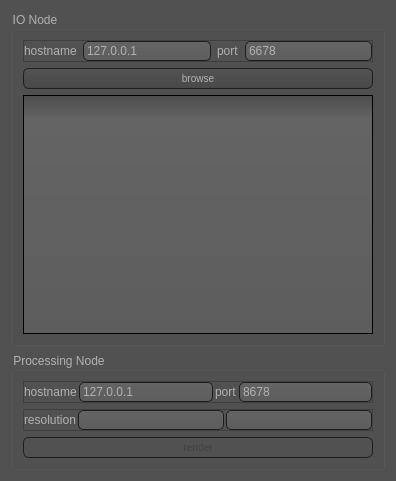
<?xml version="1.0" encoding="UTF-8"?>
<ui version="4.0">
 <class>connectionSettings</class>
 <widget class="QWidget" name="connectionSettings">
  <property name="geometry">
   <rect>
    <x>0</x>
    <y>0</y>
    <width>396</width>
    <height>481</height>
   </rect>
  </property>
  <property name="windowTitle">
   <string>Form</string>
  </property>
  <property name="styleSheet">
   <string notr="true">QToolTip
{
     border: 1px solid black;
     background-color: #8c8c8c;
     padding: 1px;
     border-radius: 3px;
     opacity: 100;
}

QWidget
{
    color: #b1b1b1;
    background-color: #515151;
}

QWidget:item:hover
{
    background-color: QLinearGradient( x1: 0, y1: 0, x2: 0, y2: 1, stop: 0 #8c8c8c, stop: 1 #b3b3b3);
    color: #000000;
}

QWidget:item:selected
{
    background-color: QLinearGradient( x1: 0, y1: 0, x2: 0, y2: 1, stop: 0 #8c8c8c, stop: 1 #8c8c8c);
}

QMenuBar::item
{
    background: transparent;
}

QMenuBar::item:selected
{
    background: transparent;
    border: 1px solid #8c8c8c;
}

QMenuBar::item:pressed
{
    background: #444;
    border: 1px solid #000;
    background-color: QLinearGradient(
        x1:0, y1:0,
        x2:0, y2:1,
        stop:1 #212121,
        stop:0.4 #343434/*,
        stop:0.2 #343434,
        stop:0.1 #8c8c8c*/
    );
    margin-bottom:-1px;
    padding-bottom:1px;
}

QMenu
{
    border: 1px solid #000;
}

QMenu::item
{
    padding: 2px 20px 2px 20px;
}

QMenu::item:selected
{
    color: #000000;
}

QWidget:disabled
{
    color: #404040;
    background-color: #515151;
}

QAbstractItemView
{
    background-color: QLinearGradient( x1: 0, y1: 0, x2: 0, y2: 1, stop: 0 #4d4d4d, stop: 0.1 #646464, stop: 1 #5d5d5d);
}

QWidget:focus
{
    /*border: 2px solid QLinearGradient( x1: 0, y1: 0, x2: 0, y2: 1, stop: 0 #8c8c8c, stop: 1 #8c8c8c);*/
}

QLineEdit
{
    background-color: QLinearGradient( x1: 0, y1: 0, x2: 0, y2: 1, stop: 0 #4d4d4d, stop: 0 #646464, stop: 1 #5d5d5d);
    padding: 1px;
    border-style: solid;
    border: 1px solid #1e1e1e;
    border-radius: 5;
}

QPushButton
{
    color: #b1b1b1;
    background-color: QLinearGradient( x1: 0, y1: 0, x2: 0, y2: 1, stop: 0 #565656, stop: 0.1 #525252, stop: 0.5 #4e4e4e, stop: 0.9 #4a4a4a, stop: 1 #464646);
    border-width: 1px;
    border-color: #1e1e1e;
    border-style: solid;
    border-radius: 6;
    padding: 3px;
    font-size: 10px;
    padding-left: 5px;
    padding-right: 5px;
}

QPushButton:pressed
{
    background-color: QLinearGradient( x1: 0, y1: 0, x2: 0, y2: 1, stop: 0 #2d2d2d, stop: 0.1 #2b2b2b, stop: 0.5 #292929, stop: 0.9 #282828, stop: 1 #252525);
}

QComboBox
{
    selection-background-color: #8c8c8c;
    background-color: QLinearGradient( x1: 0, y1: 0, x2: 0, y2: 1, stop: 0 #565656, stop: 0.1 #525252, stop: 0.5 #4e4e4e, stop: 0.9 #4a4a4a, stop: 1 #464646);
    border-style: solid;
    border: 1px solid #1e1e1e;
    border-radius: 5;
}

QComboBox:hover,QPushButton:hover
{
    border: 2px solid QLinearGradient( x1: 0, y1: 0, x2: 0, y2: 1, stop: 0 #8c8c8c, stop: 1 #8c8c8c);
}


QComboBox:on
{
    padding-top: 3px;
    padding-left: 4px;
    background-color: QLinearGradient( x1: 0, y1: 0, x2: 0, y2: 1, stop: 0 #2d2d2d, stop: 0.1 #2b2b2b, stop: 0.5 #292929, stop: 0.9 #282828, stop: 1 #252525);
    selection-background-color: #8c8c8c;
}

QComboBox QAbstractItemView
{
    border: 2px solid darkgray;
    selection-background-color: QLinearGradient( x1: 0, y1: 0, x2: 0, y2: 1, stop: 0 #8c8c8c, stop: 1 #8c8c8c);
}

QComboBox::drop-down
{
     subcontrol-origin: padding;
     subcontrol-position: top right;
     width: 15px;

     border-left-width: 0px;
     border-left-color: darkgray;
     border-left-style: solid; /* just a single line */
     border-top-right-radius: 3px; /* same radius as the QComboBox */
     border-bottom-right-radius: 3px;
 }

QGroupBox:focus
{
border: 2px solid QLinearGradient( x1: 0, y1: 0, x2: 0, y2: 1, stop: 0 #8c8c8c, stop: 1 #8c8c8c);
}

QTextEdit:focus
{
    border: 2px solid QLinearGradient( x1: 0, y1: 0, x2: 0, y2: 1, stop: 0 #8c8c8c, stop: 1 #8c8c8c);
}

QScrollBar:horizontal {
     border: 1px solid #222222;
     background: QLinearGradient( x1: 0, y1: 0, x2: 0, y2: 1, stop: 0.0 #121212, stop: 0.2 #282828, stop: 1 #484848);
     height: 7px;
     margin: 0px 16px 0 16px;
}

QScrollBar::handle:horizontal
{
      background: QLinearGradient( x1: 0, y1: 0, x2: 1, y2: 0, stop: 0 #8c8c8c, stop: 0.5 #8c8c8c, stop: 1 #8c8c8c);
      min-height: 20px;
      border-radius: 2px;
}

QScrollBar::add-line:horizontal {
      border: 1px solid #1b1b19;
      border-radius: 2px;
      background: QLinearGradient( x1: 0, y1: 0, x2: 1, y2: 0, stop: 0 #8c8c8c, stop: 1 #8c8c8c);
      width: 14px;
      subcontrol-position: right;
      subcontrol-origin: margin;
}

QScrollBar::sub-line:horizontal {
      border: 1px solid #1b1b19;
      border-radius: 2px;
      background: QLinearGradient( x1: 0, y1: 0, x2: 1, y2: 0, stop: 0 #8c8c8c, stop: 1 #8c8c8c);
      width: 14px;
     subcontrol-position: left;
     subcontrol-origin: margin;
}

QScrollBar::right-arrow:horizontal, QScrollBar::left-arrow:horizontal
{
      border: 1px solid black;
      width: 1px;
      height: 1px;
      background: white;
}

QScrollBar::add-page:horizontal, QScrollBar::sub-page:horizontal
{
      background: none;
}

QScrollBar:vertical
{
      background: QLinearGradient( x1: 0, y1: 0, x2: 1, y2: 0, stop: 0.0 #121212, stop: 0.2 #282828, stop: 1 #484848);
      width: 7px;
      margin: 16px 0 16px 0;
      border: 1px solid #222222;
}

QScrollBar::handle:vertical
{
      background: QLinearGradient( x1: 0, y1: 0, x2: 0, y2: 1, stop: 0 #8c8c8c, stop: 0.5 #8c8c8c, stop: 1 #8c8c8c);
      min-height: 20px;
      border-radius: 2px;
}

QScrollBar::add-line:vertical
{
      border: 1px solid #1b1b19;
      border-radius: 2px;
      background: QLinearGradient( x1: 0, y1: 0, x2: 0, y2: 1, stop: 0 #8c8c8c, stop: 1 #8c8c8c);
      height: 14px;
      subcontrol-position: bottom;
      subcontrol-origin: margin;
}

QScrollBar::sub-line:vertical
{
      border: 1px solid #1b1b19;
      border-radius: 2px;
      background: QLinearGradient( x1: 0, y1: 0, x2: 0, y2: 1, stop: 0 #8c8c8c, stop: 1 #8c8c8c);
      height: 14px;
      subcontrol-position: top;
      subcontrol-origin: margin;
}

QScrollBar::up-arrow:vertical, QScrollBar::down-arrow:vertical
{
      border: 1px solid black;
      width: 1px;
      height: 1px;
      background: white;
}


QScrollBar::add-page:vertical, QScrollBar::sub-page:vertical
{
      background: none;
}

QTextEdit
{
    background-color: #242424;
}

QPlainTextEdit
{
    background-color: #242424;
}

QHeaderView::section
{
    background-color: QLinearGradient(x1:0, y1:0, x2:0, y2:1, stop:0 #616161, stop: 0.5 #505050, stop: 0.6 #434343, stop:1 #656565);
    color: white;
    padding-left: 4px;
    border: 1px solid #6c6c6c;
}

QCheckBox:disabled
{
color: #414141;
}

QDockWidget::title
{
    text-align: center;
    spacing: 3px; /* spacing between items in the tool bar */
    background-color: QLinearGradient(x1:0, y1:0, x2:0, y2:1, stop:0 #515151, stop: 0.5 #242424, stop:1 #515151);
}

QDockWidget::close-button, QDockWidget::float-button
{
    text-align: center;
    spacing: 1px; /* spacing between items in the tool bar */
    background-color: QLinearGradient(x1:0, y1:0, x2:0, y2:1, stop:0 #515151, stop: 0.5 #242424, stop:1 #515151);
}

QDockWidget::close-button:hover, QDockWidget::float-button:hover
{
    background: #242424;
}

QDockWidget::close-button:pressed, QDockWidget::float-button:pressed
{
    padding: 1px -1px -1px 1px;
}

QMainWindow::separator
{
    background-color: QLinearGradient(x1:0, y1:0, x2:0, y2:1, stop:0 #161616, stop: 0.5 #151515, stop: 0.6 #212121, stop:1 #343434);
    color: white;
    padding-left: 4px;
    border: 1px solid #4c4c4c;
    spacing: 3px; /* spacing between items in the tool bar */
}

QMainWindow::separator:hover
{

    background-color: QLinearGradient(x1:0, y1:0, x2:0, y2:1, stop:0 #8c8c8c, stop:0.5 #b56c17 stop:1 #8c8c8c);
    color: white;
    padding-left: 4px;
    border: 1px solid #6c6c6c;
    spacing: 3px; /* spacing between items in the tool bar */
}

QMenu::separator
{
    height: 2px;
    background-color: QLinearGradient(x1:0, y1:0, x2:0, y2:1, stop:0 #161616, stop: 0.5 #151515, stop: 0.6 #212121, stop:1 #343434);
    color: white;
    padding-left: 4px;
    margin-left: 10px;
    margin-right: 5px;
}

QProgressBar
{
    border: 2px solid grey;
    border-radius: 5px;
    text-align: center;
}

QProgressBar::chunk
{
    background-color: #8c8c8c;
    width: 2.15px;
    margin: 0.5px;
}

QTabBar::tab {
    color: #b1b1b1;
    border: 1px solid #444;
    border-bottom-style: none;
    background-color: #515151;
    padding-left: 10px;
    padding-right: 10px;
    padding-top: 3px;
    padding-bottom: 2px;
    margin-right: -1px;
}

QTabWidget::pane {
    border: 1px solid #444;
    top: 1px;
}

QTabBar::tab:last
{
    margin-right: 0; /* the last selected tab has nothing to overlap with on the right */
    border-top-right-radius: 3px;
}

QTabBar::tab:first:!selected
{
 margin-left: 0px; /* the last selected tab has nothing to overlap with on the right */


    border-top-left-radius: 3px;
}

QTabBar::tab:!selected
{
    color: #b1b1b1;
    border-bottom-style: solid;
    margin-top: 3px;
    background-color: QLinearGradient(x1:0, y1:0, x2:0, y2:1, stop:1 #212121, stop:.4 #343434);
}

QTabBar::tab:selected
{
    border-top-left-radius: 3px;
    border-top-right-radius: 3px;
    margin-bottom: 0px;
}

QTabBar::tab:!selected:hover
{
    /*border-top: 2px solid #8c8c8c;
    padding-bottom: 3px;*/
    border-top-left-radius: 3px;
    border-top-right-radius: 3px;
    background-color: QLinearGradient(x1:0, y1:0, x2:0, y2:1, stop:1 #212121, stop:0.4 #343434, stop:0.2 #343434, stop:0.1 #8c8c8c);
}

QRadioButton::indicator:checked, QRadioButton::indicator:unchecked{
    color: #b1b1b1;
    background-color: #515151;
    border: 1px solid #b1b1b1;
    border-radius: 6px;
}

QRadioButton::indicator:checked
{
    background-color: qradialgradient(
        cx: 0.5, cy: 0.5,
        fx: 0.5, fy: 0.5,
        radius: 1.0,
        stop: 0.25 #8c8c8c,
        stop: 0.3 #515151
    );
}

QCheckBox::indicator{
    color: #b1b1b1;
    background-color: #515151;
    border: 1px solid #b1b1b1;
    width: 9px;
    height: 9px;
}

QRadioButton::indicator
{
    border-radius: 6px;
}

QRadioButton::indicator:hover, QCheckBox::indicator:hover
{
    border: 1px solid #8c8c8c;
}

QCheckBox::indicator:disabled, QRadioButton::indicator:disabled
{
    border: 1px solid #444;
}
</string>
  </property>
  <layout class="QGridLayout" name="gridLayout">
   <item row="1" column="0">
    <widget class="QGroupBox" name="io_groupBox">
     <property name="title">
      <string>IO Node</string>
     </property>
     <layout class="QVBoxLayout" name="verticalLayout">
      <item>
       <widget class="QFrame" name="frame">
        <property name="frameShape">
         <enum>QFrame::StyledPanel</enum>
        </property>
        <property name="frameShadow">
         <enum>QFrame::Raised</enum>
        </property>
        <layout class="QGridLayout" name="gridLayout_3">
         <property name="leftMargin">
          <number>0</number>
         </property>
         <property name="topMargin">
          <number>0</number>
         </property>
         <property name="rightMargin">
          <number>0</number>
         </property>
         <property name="bottomMargin">
          <number>0</number>
         </property>
         <item row="0" column="0">
          <widget class="QLabel" name="label">
           <property name="text">
            <string>hostname</string>
           </property>
          </widget>
         </item>
         <item row="0" column="1">
          <widget class="QLineEdit" name="io_hostname">
           <property name="text">
            <string>127.0.0.1</string>
           </property>
          </widget>
         </item>
         <item row="0" column="2">
          <widget class="QLabel" name="label_2">
           <property name="text">
            <string>port</string>
           </property>
          </widget>
         </item>
         <item row="0" column="3">
          <widget class="QLineEdit" name="io_port">
           <property name="text">
            <string>6678</string>
           </property>
          </widget>
         </item>
        </layout>
       </widget>
      </item>
      <item>
       <widget class="QPushButton" name="io_connect">
        <property name="text">
         <string>browse</string>
        </property>
       </widget>
      </item>
      <item>
       <widget class="QTreeView" name="fileView">
        <attribute name="headerVisible">
         <bool>false</bool>
        </attribute>
       </widget>
      </item>
     </layout>
    </widget>
   </item>
   <item row="2" column="0">
    <widget class="QGroupBox" name="processing_groupBox">
     <property name="title">
      <string>Processing Node</string>
     </property>
     <layout class="QGridLayout" name="gridLayout_2">
      <item row="3" column="0">
       <widget class="QPushButton" name="proc_connect">
        <property name="enabled">
         <bool>false</bool>
        </property>
        <property name="text">
         <string>render</string>
        </property>
       </widget>
      </item>
      <item row="0" column="0">
       <widget class="QFrame" name="frame_3">
        <property name="frameShape">
         <enum>QFrame::StyledPanel</enum>
        </property>
        <property name="frameShadow">
         <enum>QFrame::Raised</enum>
        </property>
        <layout class="QHBoxLayout" name="horizontalLayout_2">
         <property name="spacing">
          <number>2</number>
         </property>
         <property name="leftMargin">
          <number>0</number>
         </property>
         <property name="topMargin">
          <number>0</number>
         </property>
         <property name="rightMargin">
          <number>0</number>
         </property>
         <property name="bottomMargin">
          <number>0</number>
         </property>
         <item>
          <widget class="QLabel" name="label_3">
           <property name="text">
            <string>hostname</string>
           </property>
          </widget>
         </item>
         <item>
          <widget class="QLineEdit" name="proc_hostname">
           <property name="text">
            <string>127.0.0.1</string>
           </property>
          </widget>
         </item>
         <item>
          <widget class="QLabel" name="label_4">
           <property name="text">
            <string>port</string>
           </property>
          </widget>
         </item>
         <item>
          <widget class="QLineEdit" name="proc_port">
           <property name="text">
            <string>8678</string>
           </property>
          </widget>
         </item>
        </layout>
       </widget>
      </item>
      <item row="2" column="0">
       <widget class="QFrame" name="frame_4">
        <property name="frameShape">
         <enum>QFrame::StyledPanel</enum>
        </property>
        <property name="frameShadow">
         <enum>QFrame::Raised</enum>
        </property>
        <layout class="QHBoxLayout" name="horizontalLayout_3">
         <property name="spacing">
          <number>2</number>
         </property>
         <property name="leftMargin">
          <number>0</number>
         </property>
         <property name="topMargin">
          <number>0</number>
         </property>
         <property name="rightMargin">
          <number>0</number>
         </property>
         <property name="bottomMargin">
          <number>0</number>
         </property>
         <item>
          <widget class="QLabel" name="label_5">
           <property name="text">
            <string>resolution</string>
           </property>
          </widget>
         </item>
         <item>
          <widget class="QLineEdit" name="proc_width"/>
         </item>
         <item>
          <widget class="QLineEdit" name="proc_height"/>
         </item>
        </layout>
       </widget>
      </item>
     </layout>
    </widget>
   </item>
  </layout>
 </widget>
 <resources/>
 <connections/>
</ui>
